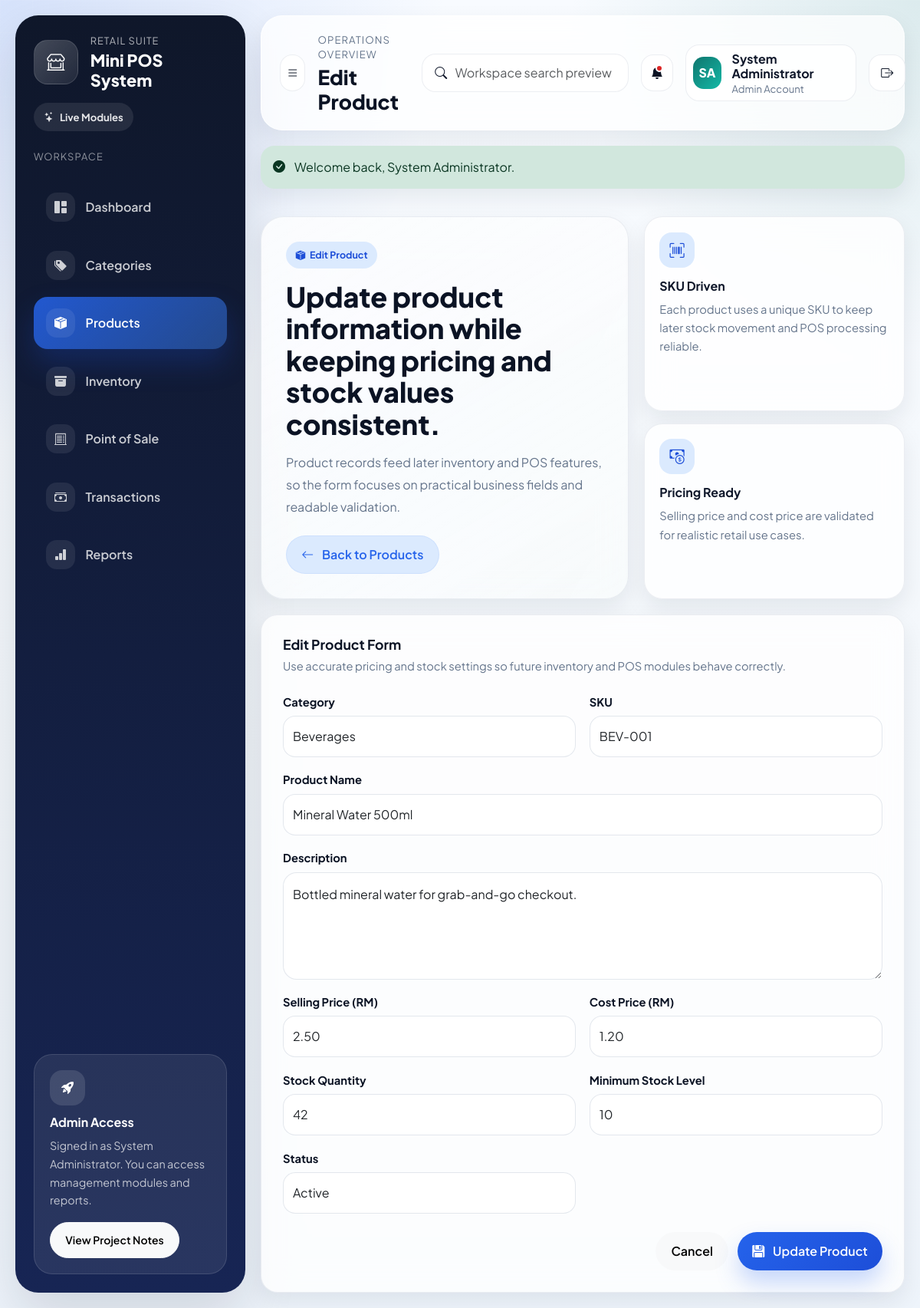
The app's page /modules/products/edit.php?id=1 (signed in) with its own data.
### tables this page shows
CREATE TABLE IF NOT EXISTS products (
    id INT UNSIGNED AUTO_INCREMENT PRIMARY KEY,
    category_id INT UNSIGNED NOT NULL,
    sku VARCHAR(50) NOT NULL,
    name VARCHAR(150) NOT NULL,
    description TEXT NULL,
    unit_price DECIMAL(10, 2) NOT NULL DEFAULT 0.00,
    cost_price DECIMAL(10, 2) NOT NULL DEFAULT 0.00,
    stock_quantity INT NOT NULL DEFAULT 0,
    min_stock_level INT NOT NULL DEFAULT 5,
    status ENUM('active', 'inactive') NOT NULL DEFAULT 'active',
    created_at TIMESTAMP DEFAULT CURRENT_TIMESTAMP,
    updated_at TIMESTAMP DEFAULT CURRENT_TIMESTAMP ON UPDATE CURRENT_TIMESTAMP,
    UNIQUE KEY uq_products_sku (sku),
    KEY idx_products_category_id (category_id),
    CONSTRAINT fk_products_category
        FOREIGN KEY (category_id) REFERENCES categories(id)
        ON UPDATE CASCADE
        ON DELETE RESTRICT
);

CREATE TABLE IF NOT EXISTS categories (
    id INT UNSIGNED AUTO_INCREMENT PRIMARY KEY,
    name VARCHAR(100) NOT NULL,
    description VARCHAR(255) NULL,
    created_at TIMESTAMP DEFAULT CURRENT_TIMESTAMP,
    updated_at TIMESTAMP DEFAULT CURRENT_TIMESTAMP ON UPDATE CURRENT_TIMESTAMP,
    UNIQUE KEY uq_categories_name (name)
);

### modules/products/edit.php (called while the page is built, shortened)
<?php
require_once __DIR__ . '/../../includes/helpers/catalog.php';
$productId = filter_input(INPUT_GET, 'id', FILTER_VALIDATE_INT);
$product = find_product($productId);
$categoryOptions = category_options();
$formData = [
    'category_id' => (string) $product['category_id'],
    'sku' => (string) $product['sku'],
    'name' => (string) $product['name'],
    'description' => (string) ($product['description'] ?? ''),
    'unit_price' => number_format((float) $product['unit_price'], 2, '.', ''),
    'cost_price' => number_format((float) $product['cost_price'], 2, '.', ''),
    'stock_quantity' => (string) $product['stock_quantity'],
    'min_stock_level' => (string) $product['min_stock_level'],
    'status' => (string) $product['status'],
];
require __DIR__ . '/../../includes/layout/app-shell-start.php';
$submitLabel = 'Update Product';
$isEditMode = true;
require __DIR__ . '/form.php';
require __DIR__ . '/../../includes/layout/app-shell-end.php';

### includes/config/app.php (called while the page is built, shortened)
<?php
function app_base_url(): string
{
    $scriptName = str_replace('\\', '/', (string) ($_SERVER['SCRIPT_NAME'] ?? ''));
    $scriptFilename = (string) ($_SERVER['SCRIPT_FILENAME'] ?? '');
    $resolvedScriptFilename = realpath($scriptFilename);
    $scriptFilename = str_replace('\\', '/', $resolvedScriptFilename !== false ? $resolvedScriptFilename : $scriptFilename);
    $appRoot = realpath(dirname(__DIR__, 2));
    $appRoot = str_replace('\\', '/', $appRoot !== false ? $appRoot : dirname(__DIR__, 2));
    $scriptDirectoryUrl = trim(str_replace('\\', '/', dirname($scriptName)), '/.');
    $scriptDirectoryPath = str_replace('\\', '/', dirname($scriptFilename));
    $relativeDirectory = trim(substr($scriptDirectoryPath, strlen($appRoot)), '/');
    $urlSegments = $scriptDirectoryUrl === '' ? [] : explode('/', $scriptDirectoryUrl);
    $relativeSegments = explode('/', $relativeDirectory);
    $baseSegments = array_slice($urlSegments, 0, max(0, count($urlSegments) - count($relativeSegments)));
    return $baseSegments === [] ? '' : '/' . implode('/', $baseSegments);
}
function url(string $path = ''): string
{
    $base = app_base_url();
    $relativePath = ltrim($path, '/');
    return ($base === '' ? '' : $base) . '/' . $relativePath;
}

### includes/config/database.php (called while the page is built, shortened)
<?php
function database_config(): array
{
    $config = [
        'host' => '127.0.0.1',
        'port' => '3306',
        'database' => 'mini_pos_system',
        'username' => 'root',
        'password' => '',
        'charset' => 'utf8mb4',
    ];
    return $config;
}
function database(): PDO
{
    static $pdo;
    if ($pdo instanceof PDO) {
        return $pdo;
    }
    $config = database_config();
    $dsn = sprintf(
        'mysql:host=%s;port=%s;dbname=%s;charset=%s',
        $config['host'],
        $config['port'],
        $config['database'],
        $config['charset']
    );
    try {
        $pdo = new PDO(
            $dsn,
            $config['username'],
            $config['password'],
            [
                PDO::ATTR_ERRMODE => PDO::ERRMODE_EXCEPTION,
                PDO::ATTR_DEFAULT_FETCH_MODE => PDO::FETCH_ASSOC,
                PDO::ATTR_EMULATE_PREPARES => false,
            ]
        );
    } catch (PDOException $exception) {
        throw new RuntimeException(
            'Database connection failed. Update includes/config/database.local.php with your MySQL settings first.',
            0,
            $exception
        );
    }
    return $pdo;
}

### includes/helpers/catalog.php (called while the page is built, shortened)
<?php
require_once __DIR__ . '/../config/database.php';
function category_options(): array
{
    $statement = database()->query(
        'SELECT id, name
         FROM categories
         ORDER BY name ASC'
    );
    return $statement->fetchAll();
}
function find_product(int $id): ?array
{
    $statement = database()->prepare(
        'SELECT id, category_id, sku, name, description, unit_price, cost_price, stock_quantity, min_stock_level, status
         FROM products
         WHERE id = :id
         LIMIT 1'
    );
    $statement->execute(['id' => $id]);
    $product = $statement->fetch();
    return $product !== false ? $product : null;
}

### modules/products/form.php (the view, shortened to what this page needs)
<?php
$errors = $errors ?? [];
$formData = $formData ?? product_form_defaults();
$submitLabel = $submitLabel ?? 'Save Product';
$isEditMode = $isEditMode ?? false;
$categoryOptions = $categoryOptions ?? [];
?>
<section class="hero-panel">
    <div class="hero-content glass-card">
        <span class="badge-soft-primary mb-3">
            <i class="bi bi-box-seam-fill"></i>
            <?= $isEditMode ? 'Edit Product' : 'Create Product'; ?>
        </span>
        <h3><?= $isEditMode ? 'Update product information while keeping pricing and stock values consistent.' : 'Add a new product with clean pricing, stock, and category details.'; ?></h3>
        <p>
            Product records feed later inventory and POS features, so the form focuses on practical business fields and readable validation.
        </p>
        <div class="hero-actions">
            <a href="<?= htmlspecialchars(url('modules/products/index.php'), ENT_QUOTES, 'UTF-8'); ?>" class="btn btn-soft">
                <i class="bi bi-arrow-left me-2"></i>
                Back to Products
            </a>
        </div>
    </div>
    <div class="feature-grid">
        <article class="feature-card glass-card">
            <div class="feature-card__icon"><i class="bi bi-upc-scan"></i></div>
            <h4>SKU Driven</h4>
            <p>Each product uses a unique SKU to keep later stock movement and POS processing reliable.</p>
        </article>
        <article class="feature-card glass-card">
            <div class="feature-card__icon"><i class="bi bi-cash-coin"></i></div>
            <h4>Pricing Ready</h4>
            <p>Selling price and cost price are validated for realistic retail use cases.</p>
        </article>
    </div>
</section>
<section class="section-card glass-card form-shell-card">
    <div class="mb-4">
        <h3 class="section-title"><?= $isEditMode ? 'Edit Product Form' : 'New Product Form'; ?></h3>
        <p class="section-subtitle">Use accurate pricing and stock settings so future inventory and POS modules behave correctly.</p>
    </div>
    <form method="post" class="admin-form">
        <div class="form-grid">
            <div>
                <label for="category_id" class="form-label">Category</label>
                <select id="category_id" name="category_id" class="form-select <?= isset($errors['category_id']) ? 'is-invalid' : ''; ?>">
                    <?php foreach ($categoryOptions as $category): ?>
                        <option value="<?= (int) $category['id']; ?>" <?= (string) $formData['category_id'] === (string) $category['id'] ? 'selected' : ''; ?>>
                            <?= htmlspecialchars((string) $category['name'], ENT_QUOTES, 'UTF-8'); ?>
                        </option>
                    <?php endforeach; ?>
                </select>
            </div>
            <div>
                <label for="sku" class="form-label">SKU</label>
                <input type="text" id="sku" name="sku" class="form-control <?= isset($errors['sku']) ? 'is-invalid' : ''; ?>" value="<?= htmlspecialchars((string) $formData['sku'], ENT_QUOTES, 'UTF-8'); ?>" maxlength="50" placeholder="Example: SKU-BEV-001">
            </div>
            <div class="form-group-full">
                <label for="name" class="form-label">Product Name</label>
                <input type="text" id="name" name="name" class="form-control <?= isset($errors['name']) ? 'is-invalid' : ''; ?>" value="<?= htmlspecialchars((string) $formData['name'], ENT_QUOTES, 'UTF-8'); ?>" maxlength="150" placeholder="Example: Sparkling Water 330ml">
            </div>
            <div class="form-group-full">
                <label for="description" class="form-label">Description</label>
                <textarea id="description" name="description" class="form-control <?= isset($errors['description']) ? 'is-invalid' : ''; ?>" rows="4" maxlength="1000" placeholder="Short description for staff reference and later display use"><?= htmlspecialchars((string) $formData['description'], ENT_QUOTES, 'UTF-8'); ?></textarea>
            </div>
            <div>
                <label for="unit_price" class="form-label">Selling Price (RM)</label>
                <input type="number" step="0.01" min="0" id="unit_price" name="unit_price" class="form-control <?= isset($errors['unit_price']) ? 'is-invalid' : ''; ?>" value="<?= htmlspecialchars((string) $formData['unit_price'], ENT_QUOTES, 'UTF-8'); ?>">
            </div>
            <div>
                <label for="cost_price" class="form-label">Cost Price (RM)</label>
                <input type="number" step="0.01" min="0" id="cost_price" name="cost_price" class="form-control <?= isset($errors['cost_price']) ? 'is-invalid' : ''; ?>" value="<?= htmlspecialchars((string) $formData['cost_price'], ENT_QUOTES, 'UTF-8'); ?>">
            </div>
            <div>
                <label for="stock_quantity" class="form-label">Stock Quantity</label>
                <input type="number" step="1" min="0" id="stock_quantity" name="stock_quantity" class="form-control <?= isset($errors['stock_quantity']) ? 'is-invalid' : ''; ?>" value="<?= htmlspecialchars((string) $formData['stock_quantity'], ENT_QUOTES, 'UTF-8'); ?>">
            </div>
            <div>
                <label for="min_stock_level" class="form-label">Minimum Stock Level</label>
                <input type="number" step="1" min="0" id="min_stock_level" name="min_stock_level" class="form-control <?= isset($errors['min_stock_level']) ? 'is-invalid' : ''; ?>" value="<?= htmlspecialchars((string) $formData['min_stock_level'], ENT_QUOTES, 'UTF-8'); ?>">
            </div>
            <div>
                <label for="status" class="form-label">Status</label>
                <select id="status" name="status" class="form-select <?= isset($errors['status']) ? 'is-invalid' : ''; ?>">
                    <option value="active" <?= (string) $formData['status'] === 'active' ? 'selected' : ''; ?>>Active</option>
                </select>
            </div>
        </div>
        <div class="form-actions">
            <a href="<?= htmlspecialchars(url('modules/products/index.php'), ENT_QUOTES, 'UTF-8'); ?>" class="btn btn-light">Cancel</a>
            <button type="submit" class="btn btn-primary">
                <i class="bi bi-floppy-fill me-2"></i>
                <?= htmlspecialchars($submitLabel, ENT_QUOTES, 'UTF-8'); ?>
            </button>
        </div>
    </form>
</section>

### records on screen
products: category_id "Beverages", sku "BEV-001", name "Mineral Water 500ml", description "Bottled mineral water for grab-and-go checkout.", unit_price "2.50", cost_price "1.20", stock_quantity "42", min_stock_level "10", status "Active"

### other values on screen
APP_NAME "Mini POS System"
$item['label'] "Dashboard"
$item['label'] "Categories"
$item['label'] "Products"
$item['label'] "Inventory"
$item['label'] "Point of Sale"
$item['label'] "Transactions"
$item['label'] "Reports"
current_user_name() "System Administrator"
$pageTitle "Edit Product"
user_initials($currentUserName) "SA"
$currentUserName "System Administrator"
$currentUserRole "Admin"
$successMessage "Welcome back, System Administrator."
$submitLabel "Update Product"
